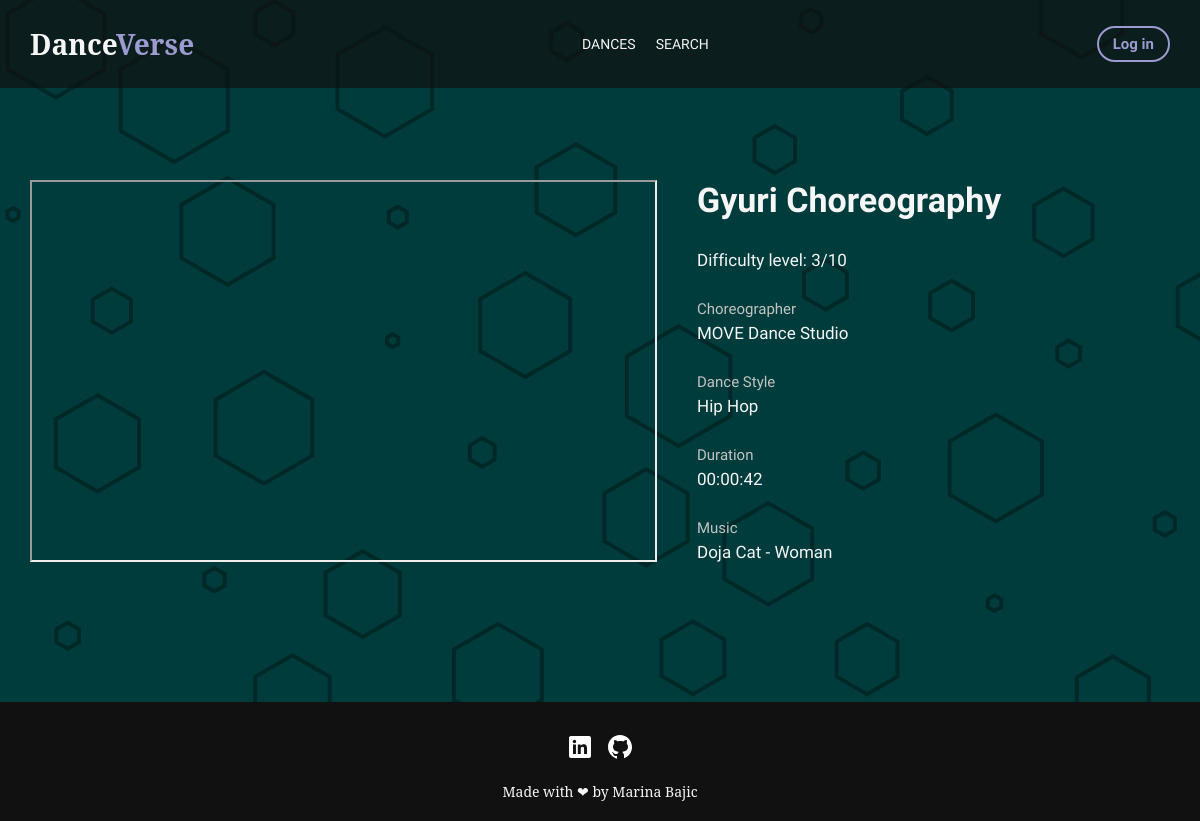
Screenshot of /dance.php?id=19 with the database file from the repository.
### tables this page shows
CREATE TABLE `dance` (
  `id_dance` int(11) NOT NULL,
  `title` varchar(50) NOT NULL,
  `difficulty_level` int(10) NOT NULL,
  `dance_style` varchar(50) NOT NULL,
  `video_url` varchar(500) NOT NULL,
  `choreographer` varchar(300) NOT NULL,
  `duration` time NOT NULL,
  `music` varchar(200) NOT NULL
);

### database/Database.php (called while the page is built, shortened)
<?php
require_once("classes/Dance.php");
class Database
{
	private $conn;
	public function __construct($configFile = "config.ini")
	{
		if ($config = parse_ini_file($configFile)) {
			$host = $config["host"];
			$database = $config["database"];
			$user = $config["user"];
			$password = $config["password"];
			$this->conn = new PDO("mysql:host=$host;dbname=$database", $user, $password);
		} else
			exit("Missing configuration file.");
		$this->conn->setAttribute(PDO::ATTR_ERRMODE, PDO::ERRMODE_EXCEPTION);
	}
	public function getAllDances()
	{
		$result = array();
		$sql = "SELECT * FROM " . TBL_DANCE;
		try {
			$query_result = $this->conn->query($sql);
			foreach ($query_result as $query) {
				$result[] = new Dance(
					$query[COL_DANCE_ID],
					$query[COL_DANCE_TITLE],
					$query[COL_DANCE_DIFFICULTY],
					$query[COL_DANCE_STYLE],
					$query[COL_DANCE_VIDEO],
					$query[COL_DANCE_CHOREOGRAPHER],
					$query[COL_DANCE_DURATION],
					$query[COL_DANCE_MUSIC]
				);
			}
		} catch (PDOException $e) {
			echo $e->getMessage();
		}
		return $result;
	}
}

### classes/Utils.php (called while the page is built, shortened)
<?php
require_once("database/Database.php");
class Utils
{
	private $db;
	public function __construct()
	{
		$this->db = new Database();
	}
	public function findDanceById($id)
	{
		foreach ($this->db->getAllDances() as $dance) {
			if ($dance->getId() == $id) {
				return $dance;
			}
		}
		return null;
	}
}

### dance.php (the view, shortened to what this page needs)
<?php
require_once("classes/Utils.php");
$utils = new Utils();
$utils->deleteDance();
$dance = isset($_GET["id"]) ? $utils->findDanceById($_GET["id"]) : null;
?>
<!DOCTYPE html>
<html lang="en">
<head>
	<link rel="stylesheet" href="css/style.css">
</head>
<body>
	<?php include("header.php"); ?>
	<main class="main">
		<section class="section-bg details">
			<div class="wrapper">
				<div class="details__content">
					<?php echo $dance->getHtmlDetails(); ?>
				</div>
			</div>
		</section>
	</main>
</body>
</html>

### classes/Dance.php (shortened to what this page needs)
<?php
class Dance
{
	private $id;
	private $title;
	private $difficulty;
	private $style;
	private $video_url;
	private $choreographer;
	private $duration;
	private $music;
	public function __construct($id, $title, $difficulty, $style, $video_url, $choreographer, $duration, $music)
	{
		$this->id = $id;
		$this->title = $title;
		$this->difficulty = $difficulty;
		$this->style = $style;
		$this->video_url = $video_url;
		$this->choreographer = $choreographer;
		$this->duration = $duration;
		$this->music = $music;
	}
	public function getId()
	{
		return $this->id;
	}
	public function getHtmlDetails()
	{
		return "
		<iframe class='details__video' src= '{$this->video_url}' title='YouTube video player' allow='accelerometer; autoplay; clipboard-write; encrypted-media; gyroscope; picture-in-picture; web-share' allowfullscreen></iframe>
		<span class='details__heading'>{$this->title}</span>
		<span class='details__desc'>Difficulty level: {$this->difficulty}/10</span>
		<div class='details__item'>
			<span class='details__subheading'>Choreographer</span>
			<span class='details__desc'>{$this->choreographer}</span>
		</div>
		<div class='details__item'>
			<span class='details__subheading'>Dance Style</span>
			<span class='details__desc'>{$this->style}</span>
		</div>
		<div class='details__item'>
			<span class='details__subheading'>Duration</span>
			<span class='details__desc'>{$this->duration}</span>
		</div>
		<div class='details__item'>
			<span class='details__subheading'>Music</span>
			<span class='details__desc'>{$this->music}</span>
		</div>
		";
	}
}

### css/style.css (style rules this page uses)
*, *::before, *::after { box-sizing: border-box; }
* { margin: 0; padding: 0; }
html { scroll-behavior: smooth; }
img, picture { max-width: 100%; display: block; }
html { font-size: 62.5%; }
body { min-height: 100vh; overflow-x: hidden; text-rendering: optimizeSpeed; }
a:not([class]) { -webkit-text-decoration-skip: ink; text-decoration-skip-ink: auto; }
body { background-color: #003c3c; color: #f6f6f6; font-family: "Noto Serif", serif; font-size: 14px; }
.wrapper { max-width: 1180px; width: 100%; margin-inline: auto; padding-inline: 20px; }
.section-bg { background-image: url("../assets/polygon-scatter-haikei.svg"); background-repeat: no-repeat; background-size: cover; }
.details { min-height: calc(100dvh - 120px); padding-block: 180px 100px; }
.details__content { width: 100%; font-family: Raleway, sans-serif; display: grid; grid-template-columns: 55% 40%; row-gap: 30px; -moz-column-gap: 40px; column-gap: 40px; align-items: center; margin-inline: auto; padding-bottom: 40px; }
.details__video { width: 100%; height: 100%; grid-row: span 6; }
.details__heading { font-size: 34px; font-weight: bold; }
.details__item { display: flex; flex-direction: column; gap: 5px; }
.details__subheading { font-size: 15px; color: #c3c3c3; }
.details__desc { font-size: 17px; }
.footer { background-color: #111; padding-block: 30px 20px; }
.footer__content { display: flex; flex-direction: column; gap: 20px; justify-content: center; align-items: center; }
.footer__socials { display: flex; gap: 10px; }

### rows the page displays
dance: title "Gyuri Choreography", difficulty_level "3", choreographer "MOVE Dance Studio", dance_style "Hip Hop", duration "00:00:42", music "Doja Cat - Woman"
